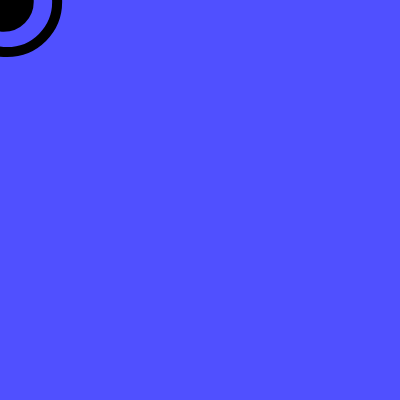
Frame 1 (no input)
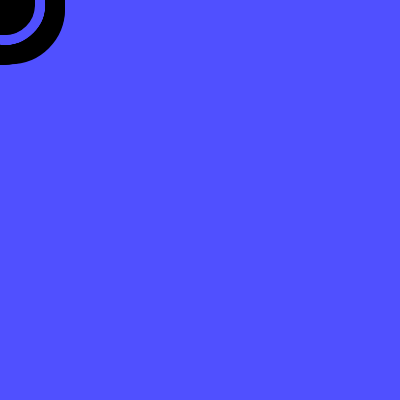
Frame 60 (no input)
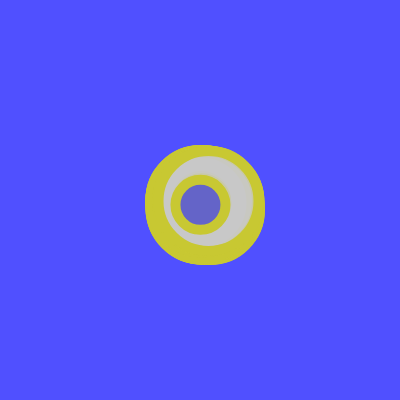
Frame 120 (the mouse pressed at the canvas centre since frame 60)

The p5.js sketch that drew these frames (run headless with seeded random() and noise() and a simulated clock; from frame 60 on, the mouse is pressed at the canvas centre):

// p5.js sketch
// ── sketch.js
let fr = 60
let b1 = 80
let b2 = 80
let b3 = 255

function setup() {
    createCanvas(400, 400);
    background(b1, b2, b3);
    frameRate(fr)
}
function draw() {
    // background(mouseX, mouseY, mouseX);

    stroke(mouseY, mouseX, (mouseX + mouseY) / 8 );
    strokeWeight(10);
    fill(mouseX, mouseY, (mouseX + mouseY) / 2 , mouseX);
    ellipse(mouseX + random(0,10), mouseY + random(0,10), 100, 100);

    fill(mouseX / 2, mouseY / 2 , (mouseX + mouseY) / 2 );
    ellipse(mouseX + random(0,5), mouseY + random(0,5), 50, 50);
}

function mousePressed() {
    background(b1, b2, b3)
}
